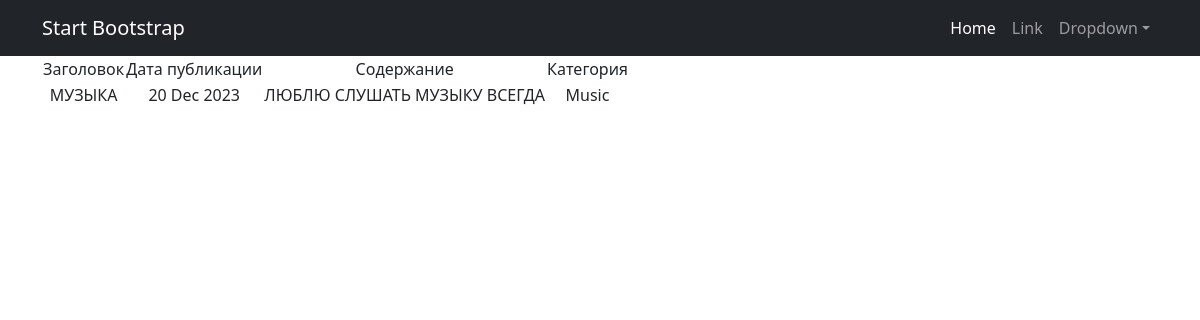
The page /news/1/ on the database its author committed.
### simpleapp/models.py (models this page shows, shortened)
class Post(models.Model):
    author = models.ForeignKey(Author, default=1, on_delete=models.SET_DEFAULT,
                               verbose_name=pgettext_lazy('Author', 'Author'))
    type = models.CharField(max_length=7, choices=TYPE, verbose_name=pgettext_lazy('Type', 'Type'))
    time_in = models.DateTimeField(auto_now_add=True, verbose_name=pgettext_lazy('Time_in', 'Time_in'))
    category = models.ManyToManyField(Category, through='PostCategory',
                                      verbose_name=pgettext_lazy('Category', 'Category'))
    title = models.CharField(max_length=255, verbose_name=pgettext_lazy('Title', 'Title'))
    text = models.TextField(verbose_name=pgettext_lazy('Text', 'Text'))
    rating = models.IntegerField(default=0, verbose_name=pgettext_lazy('Rating', 'Rating'))

class Category(models.Model):
    name = models.CharField(max_length=40, unique=True,)

### simpleapp/views.py (the view)
# urls.py: path('news/<int:pk>/', NewsDetail.as_view(), name='post_detail'),
class NewsDetail(DetailView):
    model = Post
    template_name = 'post_detail.html'
    context_object_name = 'post'

### simpleapp/templatetags/custom_filters.py (called while the page is built)
@register.filter()
def censor(value):
   for word in censor_list:
      value = value.replace(word[1:], '*' * len(word[1:]))
   return value

### templates/post_detail.html
{% extends 'flatpages/default.html' %}
{% load custom_filters %}
{% block content %}
{% if post %}
<table>
    <tr>
        <td>Заголовок</td>
        <td>Дата публикации</td>
        <td>Содержание</td>
        <td>Категория</td>
    </tr>
    <tr>
        <td>{{ post.title }}</td>
        <td>{{ post.time_in|date:'d M Y' }}</td>
        <td>{{ post.text|censor }}</td>
        {% for cat in post.category.all %}
        <td>{{ cat.name }}</td>
        {% endfor %}
    </tr>
</table>
{% else %}
<h3>Публикаций нет!</h3>
{% endif %}
{% endblock content %}

### rows shown on the page
Post: title "МУЗЫКА", time_in "20 Dec 2023", text|censor "ЛЮБЛЮ СЛУШАТЬ МУЗЫКУ ВСЕГДА"
Category: name "Music"
